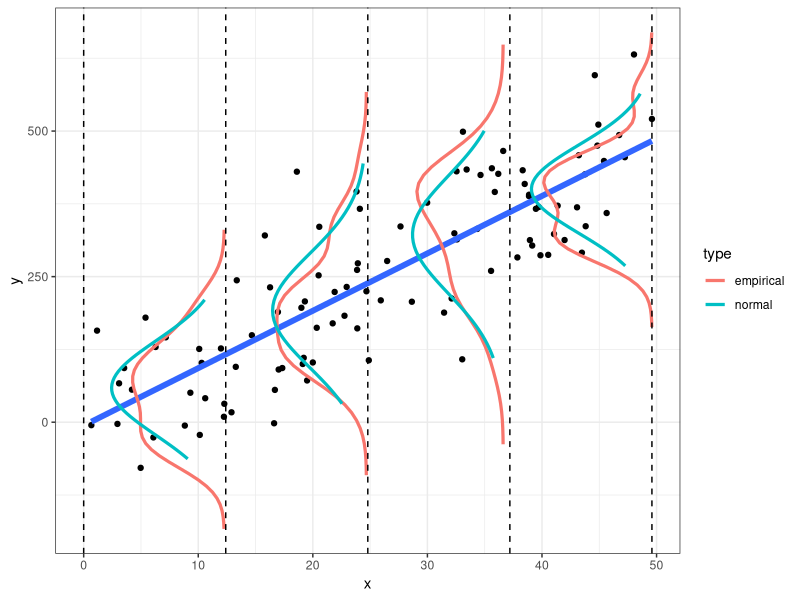
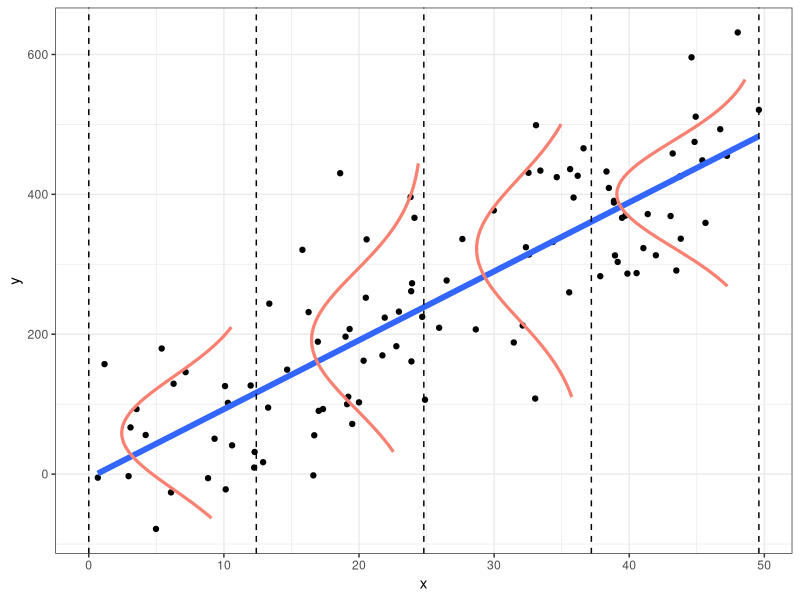

Source code (R) for these figures, in order:
library(ggplot2)

## Sample data
set.seed(0)
dat <- data.frame(x=(x=runif(100, 0, 50)),
                  y=rnorm(100, 10*x, 100))

## breaks: where you want to compute densities
breaks <- seq(0, max(dat$x), len=5)
dat$section <- cut(dat$x, breaks)

## Get the residuals
dat$res <- residuals(lm(y ~ x, data=dat))

## Compute densities for each section, and flip the axes, and add means of sections
## Note: the densities need to be scaled in relation to the section size (2000 here)
dens <- do.call(rbind, lapply(split(dat, dat$section), function(x) {
  d <- density(x$res, n=50)
  res <- data.frame(x=max(x$x)- d$y*2000, y=d$x+mean(x$y))
  res <- res[order(res$y), ]
  ## Get some data for normal lines as well
  xs <- seq(min(x$res), max(x$res), len=50)
  res <- rbind(res, data.frame(y=xs + mean(x$y),
                               x=max(x$x) - 2000*dnorm(xs, 0, sd(x$res))))
  res$type <- rep(c("empirical", "normal"), each=50)
  res
}))
dens$section <- rep(levels(dat$section), each=100)

## Plot both empirical and theoretical
ggplot(dat, aes(x, y)) +
  geom_point() +
  geom_smooth(method="lm", fill=NA, lwd=2) +
  geom_path(data=dens, aes(x, y, group=interaction(section,type), color=type), lwd=1.1) +
  theme_bw() +
  geom_vline(xintercept=breaks, lty=2)

#############################################


ggplot(dat, aes(x, y)) +
  geom_point() +
  geom_smooth(method="lm", fill=NA, lwd=2) +
  geom_path(data=dens[dens$type=="normal",], aes(x, y, group=section), color="salmon", lwd=1.1) +
  theme_bw() +
  geom_vline(xintercept=breaks, lty=2)
































